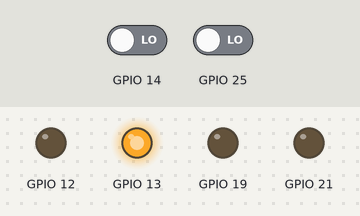
Bench run of a program on a simulated ESP32. Shown: output pins drawn as LEDs (lit = HIGH). Inputs (shaded band) come from the test bench; at power-on: GPIO 14 LOW, GPIO 25 LOW. What the program prints to the serial monitor is not drawn.

Above: at 0.1 s.
Timing chart, 0 to 1.6 s (numbered marks = the images above):
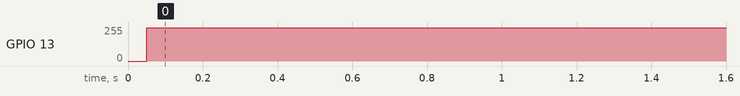

Measured:
- by itself, GPIO 13: 0/255 → 249/255 at 0.05 s

The program:

main.cpp
```cpp
#include <Arduino.h>
#include "../lib/motor_bl/motor_bl.h"
#include "../lib/speed_bl/speed_bl.h"
int num;
TaskHandle_t encoder_task;
TaskHandle_t other_task;
void encoder_task_code(void * pvParameters);
void other_task_code(void * pvParameters);
void setup()
{
  Serial.begin(115200);
  // Serial2.begin(115200);
  // motor_init();
  // Encoder_init();
  // timer0_init();
  xTaskCreatePinnedToCore(encoder_task_code,"encoder",40000, NULL,2, &encoder_task,1);
  xTaskCreatePinnedToCore(other_task_code,"other",40000, NULL,1, &other_task,0);
  // xTaskCreatePinnedToCore(motor_task_code,"motor",10000, NULL,1, &motor_task,0);
  // vTaskStartScheduler();
}

void loop()
{

  // Left_motor_run(0);
}
void encoder_task_code(void * pvParameters)
{
  Encoder_init();
  while (1)
  {
    /* code */
    Serial.println(Encoder_1_change);
    vTaskDelay(200);
  }

}
void other_task_code(void * pvParameters)
{
  motor_init();
  timer0_init();
  while (1)
  {
    // Serial.println(Encoder_1_change);
    vTaskDelay(200);
  }

}
```
